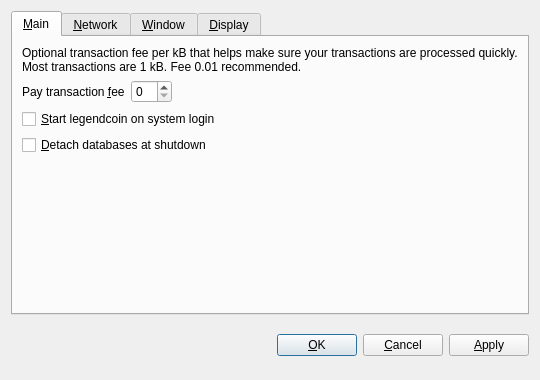
<?xml version="1.0" encoding="UTF-8"?>
<ui version="4.0">
 <class>OptionsDialog</class>
 <widget class="QDialog" name="OptionsDialog">
  <property name="geometry">
   <rect>
    <x>0</x>
    <y>0</y>
    <width>540</width>
    <height>380</height>
   </rect>
  </property>
  <property name="windowTitle">
   <string>Options</string>
  </property>
  <property name="modal">
   <bool>true</bool>
  </property>
  <layout class="QVBoxLayout" name="verticalLayout">
   <item>
    <widget class="QTabWidget" name="tabWidget">
     <property name="tabPosition">
      <enum>QTabWidget::North</enum>
     </property>
     <property name="currentIndex">
      <number>0</number>
     </property>
     <widget class="QWidget" name="tabMain">
      <attribute name="title">
       <string>&amp;Main</string>
      </attribute>
      <layout class="QVBoxLayout" name="verticalLayout_Main">
       <item>
        <widget class="QLabel" name="transactionFeeInfoLabel">
         <property name="text">
          <string>Optional transaction fee per kB that helps make sure your transactions are processed quickly. Most transactions are 1 kB. Fee 0.01 recommended.</string>
         </property>
         <property name="textFormat">
          <enum>Qt::PlainText</enum>
         </property>
         <property name="wordWrap">
          <bool>true</bool>
         </property>
        </widget>
       </item>
       <item>
        <layout class="QHBoxLayout" name="horizontalLayout_Main">
         <item>
          <widget class="QLabel" name="transactionFeeLabel">
           <property name="text">
            <string>Pay transaction &amp;fee</string>
           </property>
           <property name="textFormat">
            <enum>Qt::PlainText</enum>
           </property>
           <property name="buddy">
            <cstring>transactionFee</cstring>
           </property>
          </widget>
         </item>
         <item>
          <widget class="BitcoinAmountField" name="transactionFee"/>
         </item>
         <item>
          <spacer name="horizontalSpacer_Main">
           <property name="orientation">
            <enum>Qt::Horizontal</enum>
           </property>
           <property name="sizeHint" stdset="0">
            <size>
             <width>40</width>
             <height>20</height>
            </size>
           </property>
          </spacer>
         </item>
        </layout>
       </item>
       <item>
        <widget class="QCheckBox" name="bitcoinAtStartup">
         <property name="toolTip">
          <string>Automatically start legendcoin after logging in to the system.</string>
         </property>
         <property name="text">
          <string>&amp;Start legendcoin on system login</string>
         </property>
        </widget>
       </item>
       <item>
        <widget class="QCheckBox" name="detachDatabases">
         <property name="toolTip">
          <string>Detach block and address databases at shutdown. This means they can be moved to another data directory, but it slows down shutdown. The wallet is always detached.</string>
         </property>
         <property name="text">
          <string>&amp;Detach databases at shutdown</string>
         </property>
        </widget>
       </item>
       <item>
        <spacer name="verticalSpacer_Main">
         <property name="orientation">
          <enum>Qt::Vertical</enum>
         </property>
         <property name="sizeHint" stdset="0">
          <size>
           <width>20</width>
           <height>40</height>
          </size>
         </property>
        </spacer>
       </item>
      </layout>
     </widget>
     <widget class="QWidget" name="tabNetwork">
      <attribute name="title">
       <string>&amp;Network</string>
      </attribute>
      <layout class="QVBoxLayout" name="verticalLayout_Network">
       <item>
        <widget class="QCheckBox" name="mapPortUpnp">
         <property name="toolTip">
          <string>Automatically open the legendcoin client port on the router. This only works when your router supports UPnP and it is enabled.</string>
         </property>
         <property name="text">
          <string>Map port using &amp;UPnP</string>
         </property>
        </widget>
       </item>
       <item>
        <widget class="QCheckBox" name="connectSocks">
         <property name="toolTip">
          <string>Connect to the legendcoin network through a SOCKS proxy (e.g. when connecting through Tor).</string>
         </property>
         <property name="text">
          <string>&amp;Connect through SOCKS proxy:</string>
         </property>
        </widget>
       </item>
       <item>
        <layout class="QHBoxLayout" name="horizontalLayout_Network">
         <item>
          <widget class="QLabel" name="proxyIpLabel">
           <property name="text">
            <string>Proxy &amp;IP:</string>
           </property>
           <property name="textFormat">
            <enum>Qt::PlainText</enum>
           </property>
           <property name="buddy">
            <cstring>proxyIp</cstring>
           </property>
          </widget>
         </item>
         <item>
          <widget class="QValidatedLineEdit" name="proxyIp">
           <property name="maximumSize">
            <size>
             <width>140</width>
             <height>16777215</height>
            </size>
           </property>
           <property name="toolTip">
            <string>IP address of the proxy (e.g. 127.0.0.1)</string>
           </property>
          </widget>
         </item>
         <item>
          <widget class="QLabel" name="proxyPortLabel">
           <property name="text">
            <string>&amp;Port:</string>
           </property>
           <property name="textFormat">
            <enum>Qt::PlainText</enum>
           </property>
           <property name="buddy">
            <cstring>proxyPort</cstring>
           </property>
          </widget>
         </item>
         <item>
          <widget class="QLineEdit" name="proxyPort">
           <property name="maximumSize">
            <size>
             <width>55</width>
             <height>16777215</height>
            </size>
           </property>
           <property name="toolTip">
            <string>Port of the proxy (e.g. 9050)</string>
           </property>
          </widget>
         </item>
         <item>
          <widget class="QLabel" name="socksVersionLabel">
           <property name="text">
            <string>SOCKS &amp;Version:</string>
           </property>
           <property name="textFormat">
            <enum>Qt::PlainText</enum>
           </property>
           <property name="buddy">
            <cstring>socksVersion</cstring>
           </property>
          </widget>
         </item>
         <item>
          <widget class="QValueComboBox" name="socksVersion">
           <property name="toolTip">
            <string>SOCKS version of the proxy (e.g. 5)</string>
           </property>
          </widget>
         </item>
         <item>
          <spacer name="horizontalSpacer_Network">
           <property name="orientation">
            <enum>Qt::Horizontal</enum>
           </property>
           <property name="sizeHint" stdset="0">
            <size>
             <width>40</width>
             <height>20</height>
            </size>
           </property>
          </spacer>
         </item>
        </layout>
       </item>
       <item>
        <spacer name="verticalSpacer_Network">
         <property name="orientation">
          <enum>Qt::Vertical</enum>
         </property>
         <property name="sizeHint" stdset="0">
          <size>
           <width>20</width>
           <height>40</height>
          </size>
         </property>
        </spacer>
       </item>
      </layout>
     </widget>
     <widget class="QWidget" name="tabWindow">
      <attribute name="title">
       <string>&amp;Window</string>
      </attribute>
      <layout class="QVBoxLayout" name="verticalLayout_Window">
       <item>
        <widget class="QCheckBox" name="minimizeToTray">
         <property name="toolTip">
          <string>Show only a tray icon after minimizing the window.</string>
         </property>
         <property name="text">
          <string>&amp;Minimize to the tray instead of the taskbar</string>
         </property>
        </widget>
       </item>
       <item>
        <widget class="QCheckBox" name="minimizeOnClose">
         <property name="toolTip">
          <string>Minimize instead of exit the application when the window is closed. When this option is enabled, the application will be closed only after selecting Quit in the menu.</string>
         </property>
         <property name="text">
          <string>M&amp;inimize on close</string>
         </property>
        </widget>
       </item>
       <item>
        <spacer name="verticalSpacer_Window">
         <property name="orientation">
          <enum>Qt::Vertical</enum>
         </property>
         <property name="sizeHint" stdset="0">
          <size>
           <width>20</width>
           <height>40</height>
          </size>
         </property>
        </spacer>
       </item>
      </layout>
     </widget>
     <widget class="QWidget" name="tabDisplay">
      <attribute name="title">
       <string>&amp;Display</string>
      </attribute>
      <layout class="QVBoxLayout" name="verticalLayout_Display">
       <item>
        <layout class="QHBoxLayout" name="horizontalLayout_1_Display">
         <item>
          <widget class="QLabel" name="langLabel">
           <property name="text">
            <string>User Interface &amp;language:</string>
           </property>
           <property name="textFormat">
            <enum>Qt::PlainText</enum>
           </property>
           <property name="buddy">
            <cstring>lang</cstring>
           </property>
          </widget>
         </item>
         <item>
          <widget class="QValueComboBox" name="lang">
           <property name="toolTip">
            <string>The user interface language can be set here. This setting will take effect after restarting legendcoin.</string>
           </property>
          </widget>
         </item>
        </layout>
       </item>
       <item>
        <layout class="QHBoxLayout" name="horizontalLayout_2_Display">
         <item>
          <widget class="QLabel" name="unitLabel">
           <property name="text">
            <string>&amp;Unit to show amounts in:</string>
           </property>
           <property name="textFormat">
            <enum>Qt::PlainText</enum>
           </property>
           <property name="buddy">
            <cstring>unit</cstring>
           </property>
          </widget>
         </item>
         <item>
          <widget class="QValueComboBox" name="unit">
           <property name="toolTip">
            <string>Choose the default subdivision unit to show in the interface and when sending coins.</string>
           </property>
          </widget>
         </item>
        </layout>
       </item>
       <item>
        <widget class="QCheckBox" name="displayAddresses">
         <property name="toolTip">
          <string>Whether to show legendcoin addresses in the transaction list or not.</string>
         </property>
         <property name="text">
          <string>&amp;Display addresses in transaction list</string>
         </property>
        </widget>
       </item>
       <item>
        <spacer name="verticalSpacer_Display">
         <property name="orientation">
          <enum>Qt::Vertical</enum>
         </property>
         <property name="sizeHint" stdset="0">
          <size>
           <width>20</width>
           <height>40</height>
          </size>
         </property>
        </spacer>
       </item>
      </layout>
     </widget>
    </widget>
   </item>
   <item>
    <layout class="QHBoxLayout" name="horizontalLayout_Buttons">
     <item>
      <spacer name="horizontalSpacer_1">
       <property name="orientation">
        <enum>Qt::Horizontal</enum>
       </property>
       <property name="sizeHint" stdset="0">
        <size>
         <width>40</width>
         <height>48</height>
        </size>
       </property>
      </spacer>
     </item>
     <item>
      <widget class="QLabel" name="statusLabel">
       <property name="font">
        <font>
         <weight>75</weight>
         <bold>true</bold>
        </font>
       </property>
       <property name="text">
        <string/>
       </property>
       <property name="textFormat">
        <enum>Qt::PlainText</enum>
       </property>
       <property name="wordWrap">
        <bool>true</bool>
       </property>
      </widget>
     </item>
     <item>
      <spacer name="horizontalSpacer_2">
       <property name="orientation">
        <enum>Qt::Horizontal</enum>
       </property>
       <property name="sizeHint" stdset="0">
        <size>
         <width>40</width>
         <height>48</height>
        </size>
       </property>
      </spacer>
     </item>
     <item>
      <widget class="QPushButton" name="okButton">
       <property name="text">
        <string>&amp;OK</string>
       </property>
      </widget>
     </item>
     <item>
      <widget class="QPushButton" name="cancelButton">
       <property name="text">
        <string>&amp;Cancel</string>
       </property>
       <property name="autoDefault">
        <bool>false</bool>
       </property>
      </widget>
     </item>
     <item>
      <widget class="QPushButton" name="applyButton">
       <property name="text">
        <string>&amp;Apply</string>
       </property>
       <property name="autoDefault">
        <bool>false</bool>
       </property>
      </widget>
     </item>
    </layout>
   </item>
  </layout>
 </widget>
 <customwidgets>
  <customwidget>
   <class>BitcoinAmountField</class>
   <extends>QSpinBox</extends>
   <header>bitcoinamountfield.h</header>
  </customwidget>
  <customwidget>
   <class>QValueComboBox</class>
   <extends>QComboBox</extends>
   <header>qvaluecombobox.h</header>
  </customwidget>
  <customwidget>
   <class>QValidatedLineEdit</class>
   <extends>QLineEdit</extends>
   <header>qvalidatedlineedit.h</header>
  </customwidget>
 </customwidgets>
 <resources/>
 <connections/>
</ui>
